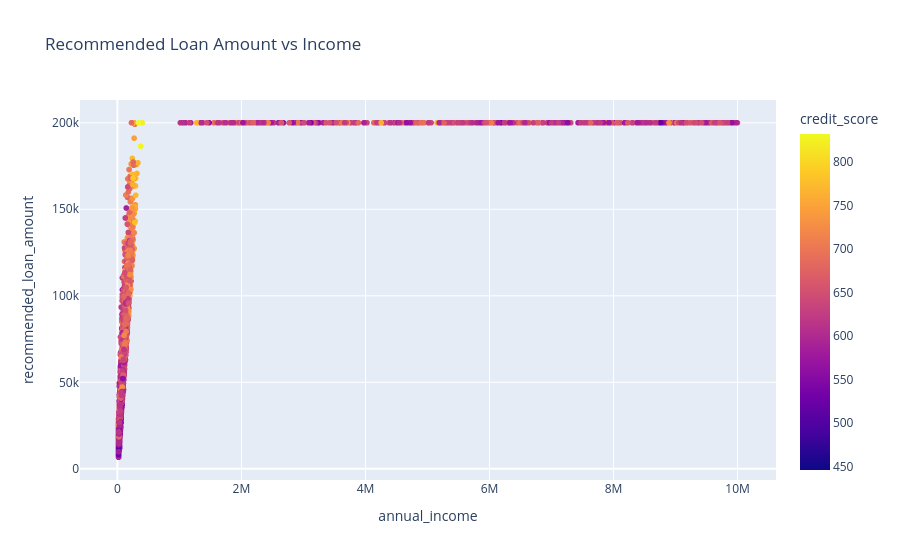

Notebook code cell kept with this figure:
### Code cell
fig = px.scatter(
    df5,
    x='annual_income',
    y='recommended_loan_amount',
    color='credit_score',
    title='Recommended Loan Amount vs Income'
)

fig.show()

### Figure 1 — Plotly figure (JSON) as saved in the notebook; plotly's stock layout.template omitted (floating-point values rounded to 4 significant figures; data arrays with more than 128 entries replaced by an {"elided": "..."} marker saying what was removed)
{"data": [{"hovertemplate": "annual_income=%{x}<br>recommended_loan_amount=%{y}<br>credit_score=%{marker.color}<extra></extra>", "legendgroup": "", "marker": {"color": {"elided": "15000 int values"}, "coloraxis": "coloraxis", "symbol": "circle"}, "mode": "markers", "name": "", "showlegend": false, "type": "scattergl", "x": {"elided": "15000 float values"}, "xaxis": "x", "y": {"elided": "15000 float values"}, "yaxis": "y"}], "layout": {"coloraxis": {"colorbar": {"title": {"text": "credit_score"}}, "colorscale": [[0, "#0d0887"], [0.1111, "#46039f"], [0.2222, "#7201a8"], [0.3333, "#9c179e"], [0.4444, "#bd3786"], [0.5556, "#d8576b"], [0.6667, "#ed7953"], [0.7778, "#fb9f3a"], [0.8889, "#fdca26"], [1, "#f0f921"]]}, "legend": {"tracegroupgap": 0}, "title": {"text": "Recommended Loan Amount vs Income"}, "xaxis": {"anchor": "y", "domain": [0, 1], "title": {"text": "annual_income"}}, "yaxis": {"anchor": "x", "domain": [0, 1], "title": {"text": "recommended_loan_amount"}}}}
